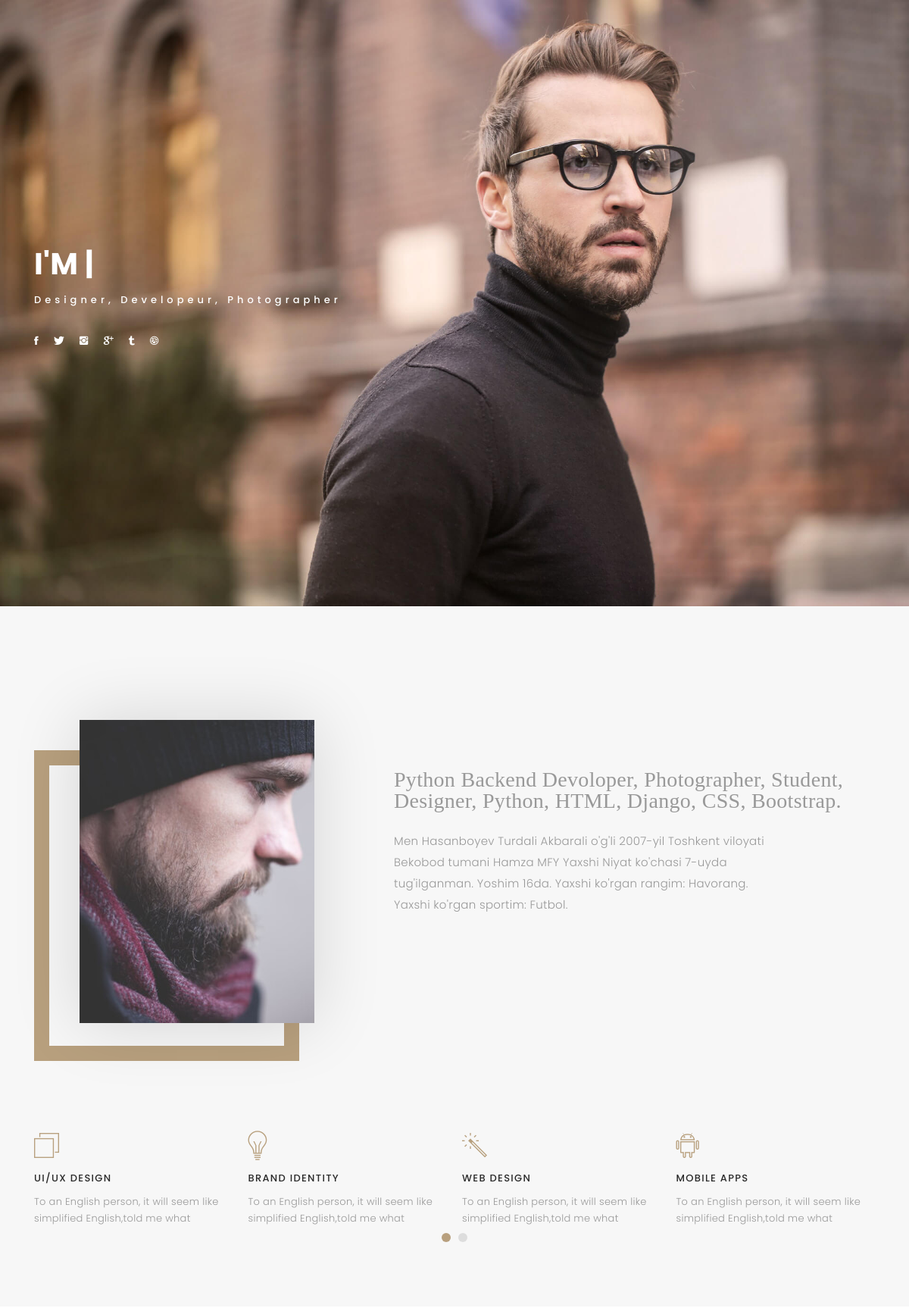
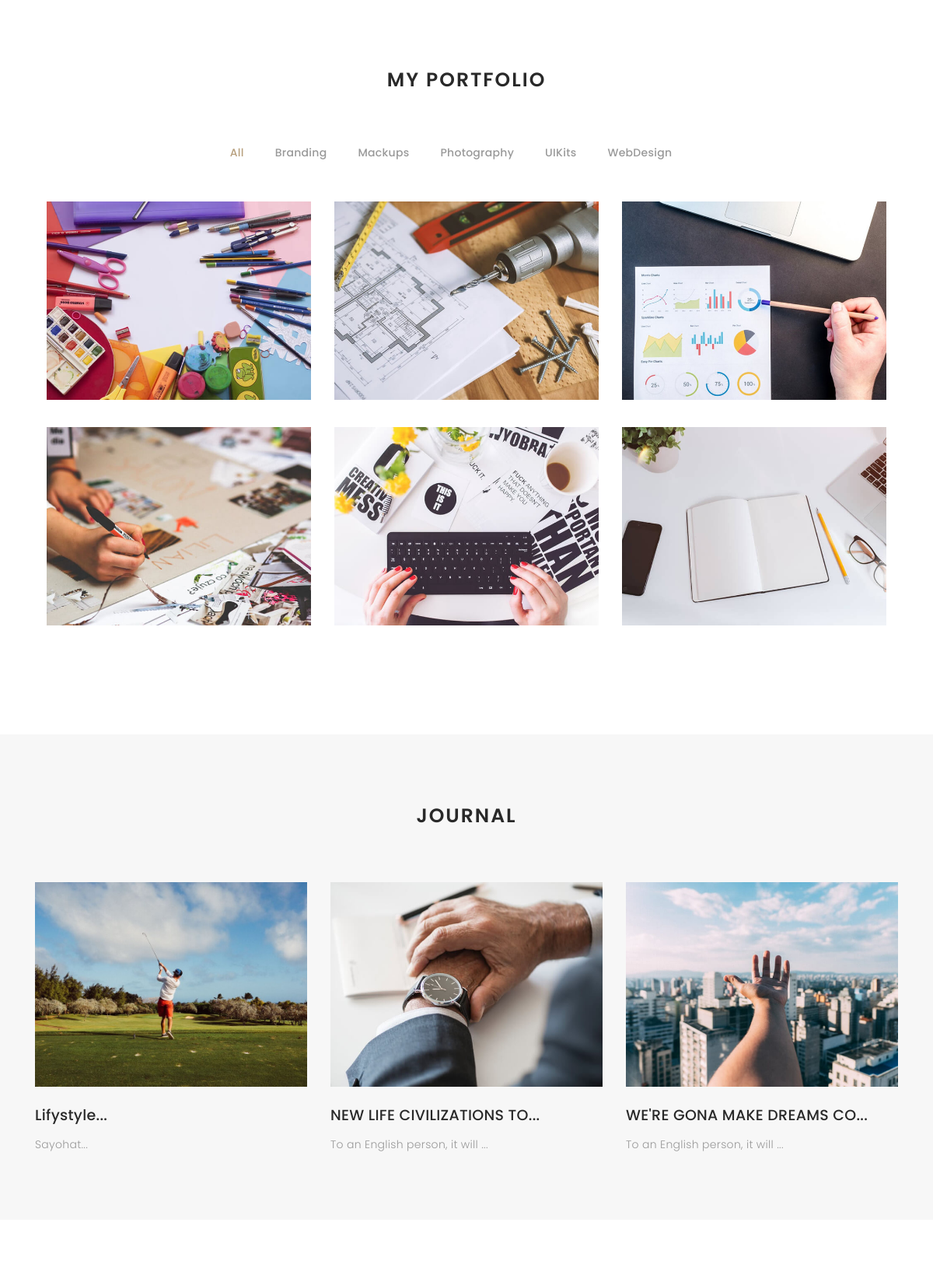
The page / (upper part) on the database its author committed (2 pictures, top to bottom).
### folio/models.py (models this page shows, shortened)
class User(AbstractUser):
    profile_photo = models.ImageField(upload_to="ProfilePhotos/", null=True, blank=True)
    biography = models.CharField(max_length=225, null=True, blank=True)
    work = models.CharField(max_length=225, null=True, blank=True)

class Category(models.Model):
    title = models.CharField(max_length=225)

class Portfolio(models.Model):
    category = models.ForeignKey(Category, on_delete=models.CASCADE)
    image = models.ImageField(upload_to="PortfolioPhotos/", null=True, blank=True)

class Blog(models.Model):
    title = models.CharField(max_length=225)
    slug = models.SlugField(unique=True, max_length=225, null=True, blank=True)
    description = models.TextField(null=True, blank=True)
    image = models.ImageField(upload_to="BlogPhotos/", null=True, blank=True)
    created_at = models.DateTimeField(auto_now_add=True)
    updated_at = models.DateTimeField(auto_now=True)
    def get_absolute_url(self):
        return reverse("single", kwargs={"slug": self.slug})

### folio/views.py (the view, shortened to what this page needs)
# urls.py: path('', index, name='index'),
def index(request):
    user = User.objects.get(id=1)
    blogs = Blog.objects.all().order_by('-id')[:3]
    portfolios = Portfolio.objects.all().order_by('-id')[:6]
    categories = Category.objects.all().order_by('title')
    context = {
        'user': user,
        'blogs': blogs,
        'portfolios': portfolios,
        "categories": categories,
    }
    return render(request, 'index.html', context)

### templates/index.html (shortened to what this page needs)
{% extends 'base.html' %}
{% load static %}
{% block content %}
<div id="header" class="home">
  <div class="container">
    <div class="header-content">
      <h1>I'm </h1>
      <p>designer, developeur, photographer</p>
      <ul class="list-unstyled list-social">
        <li><a href="https://www.facebook.com/"><i class="ion-social-facebook"></i></a></li>
        <li><a href="https://x.com/"><i class="ion-social-twitter"></i></a></li>
        <li><a href="https://www.instagram.com/turdali.hasanboyev.07/"><i class="ion-social-instagram"></i></a></li>
        <li><a href="https://www.google.com/"><i class="ion-social-googleplus"></i></a></li>
        <li><a href="https://www.tumblr.com/"><i class="ion-social-tumblr"></i></a></li>
        <li><a href="https://dribbble.com/"><i class="ion-social-dribbble"></i></a></li>
      </ul>
    </div>
  </div>
</div>
<div id="about" class="paddsection">
  <div class="container">
    <div class="row justify-content-between">
      <div class="col-lg-4 ">
        <div class="div-img-bg">
          <div class="about-img">
            <img src="{{ user.profile_photo.url }}" class="img-responsive" alt="me">
          </div>
        </div>
      </div>
      <div class="col-lg-7">
        <div class="about-descr">
          <p class="p-heading">{{ user.work }}</p>
          <p class="separator">{{ user.biography }}</p>
        </div>
      </div>
    </div>
  </div>
</div>
<div id="services">
  <div class="container">
    <div class="services-carousel owl-theme">
      <div class="services-block">
        <i class="ion-ios-browsers-outline"></i>
        <span>UI/UX DESIGN</span>
        <p class="separator">To an English person, it will seem like simplified English,told me what </p>
      </div>
      <div class="services-block">
        <i class="ion-ios-lightbulb-outline"></i>
        <span>BRAND IDENTITY</span>
        <p class="separator">To an English person, it will seem like simplified English,told me what </p>
      </div>
      <div class="services-block">
        <i class="ion-ios-color-wand-outline"></i>
        <span>WEB DESIGN</span>
        <p class="separator">To an English person, it will seem like simplified English,told me what </p>
      </div>
      <div class="services-block">
        <i class="ion-social-android-outline"></i>
        <span>MOBILE APPS</span>
        <p class="separator">To an English person, it will seem like simplified English,told me what </p>
      </div>
    </div>
  </div>
</div>
<div id="portfolio" class="text-center paddsection">
  <div class="container">
    <div class="section-title text-center">
      <h2>My Portfolio</h2>
    </div>
  </div>
  <div class="container">
    <div class="row">
      <div class="col-md-12">
        <div class="portfolio-list">
          <ul class="nav list-unstyled" id="portfolio-flters">
            <li class="filter filter-active" data-filter=".all">All</li>
            {% for category in categories %}
            <li class="filter" data-filter=".{{ category.title|lower }}">{{ category.title }}</li>
            {% endfor %}
          </ul>
        </div>
        <div class="portfolio-container">
          {% for portfolio in portfolios %}
          <div class="col-lg-4 col-md-6 portfolio-thumbnail all {{ portfolio.category.title|lower }}">
            <a class="popup-img" href="{{ portfolio.image.url }}">
              <img src="{{ portfolio.image.url }}" alt="img">
            </a>
          </div>
          {% endfor %}
        </div>
      </div>
    </div>
  </div>
</div>
<div id="journal" class="text-left paddsection">
  <div class="container">
    <div class="section-title text-center">
      <h2>Journal</h2>
    </div>
  </div>
  <div class="container">
    <div class="journal-block">
      <div class="row">
        {% for blog in blogs %}
        <div class="col-lg-4 col-md-6">
          <div class="journal-info">
            <a href="{{ blog.get_absolute_url }}"><img src="{{ blog.image.url }}" class="img-responsive" alt="img"></a>
            <div class="journal-txt">
              <h4><a href="{{ blog.get_absolute_url }}">{{ blog.title|slice:"0:25" }}...</a></h4>
              <p class="separator">{{ blog.description|slice:"0:30" }}...</p>
            </div>
          </div>
        </div>
        {% endfor %}
      </div>
    </div>
  </div>
</div>
<div id="contact" class="paddsection">
</div>
{% endblock %}

### rows shown on the page
User: profile_photo (picture), work "Python Backend Devoloper, Photographer, Student, Designer, Python, HTML, Django, CSS, Bootstrap.", biography "Men Hasanboyev Turdali Akbarali o'g'li 2007-yil Toshkent viloyati Bekobod tumani Hamza MFY Yaxshi Niyat ko'chasi 7-uyda tug'ilganman. Yoshim 16da. Yaxshi ko'rgan rangim: Havorang. Yaxshi ko'rgan sportim: Futbol."
Category: title "Branding"
Category: title "Mackups"
Category: title "Photography"
Category: title "UIKits"
Category: title "WebDesign"
Portfolio: image (picture)
Portfolio: image (picture)
Portfolio: image (picture)
Portfolio: image (picture)
Portfolio: image (picture)
Portfolio: image (picture)
Blog: image (picture), title "Lifystyle", description "Sayohat"
Blog: image (picture), title "NEW LIFE CIVILIZATIONS TO", description "To an English person, it will"
Blog: image (picture), title "WE'RE GONA MAKE DREAMS CO", description "To an English person, it will"
